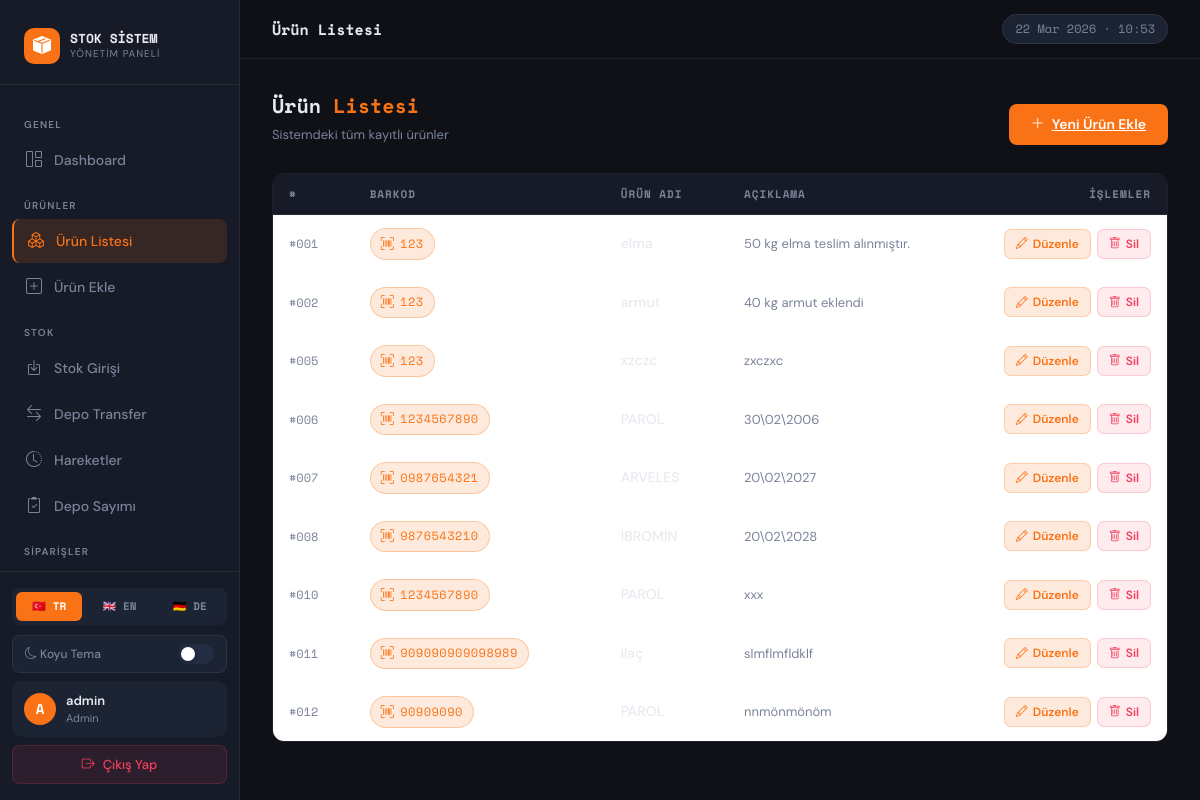
/urunler.php (signed in), run on the app's committed database.
### tables this page shows
CREATE TABLE `urunler` (
  `id` int(11) NOT NULL,
  `barkod` varchar(50) DEFAULT NULL,
  `urun_adi` varchar(100) DEFAULT NULL,
  `aciklama` text DEFAULT NULL
);

### lang.php (called while the page is built, shortened)
<?php
$lang = $_SESSION['lang'] ?? 'tr';
$T = $translations[$lang] ?? $translations['tr'];
$lang_labels = ['tr' => '🇹🇷 TR', 'en' => '🇬🇧 EN', 'de' => '🇩🇪 DE'];

### urunler.php (the view, shortened to what this page needs)
<?php
include "db.php";
include "header.php";
$sonuc = $baglanti->query("SELECT * FROM urunler ORDER BY id ASC");
?>
<div style="margin-bottom:28px;display:flex;align-items:flex-end;justify-content:space-between;flex-wrap:wrap;gap:12px">
  <div>
    <div class="page-heading"><?= $T['product_list'] ?> <span><?= $T['product_list_h'] ?></span></div>
    <div class="page-subheading"><?= $T['product_list_sub'] ?></div>
  </div>
  <a href="urun_ekle.php" class="btn-accent"><i class="bi bi-plus-lg"></i> <?= $T['btn_new_product'] ?></a>
</div>
<div class="table-wrapper">
  <table class="table">
    <thead>
      <tr>
        <th><?= $T['col_id'] ?></th>
        <th><?= $T['col_barcode'] ?></th>
        <th><?= $T['col_product'] ?></th>
        <th><?= $T['col_desc'] ?></th>
        <th style="text-align:right;width:130px"><?= $T['col_actions'] ?></th>
      </tr>
    </thead>
    <tbody>
      <?php while($row = $sonuc->fetch_assoc()): ?>
      <tr id="row-<?= $row['id'] ?>">
        <td><span style="font-family:'Space Mono',monospace;font-size:12px;color:var(--text-muted)">#<?= str_pad($row['id'],3,'0',STR_PAD_LEFT) ?></span></td>
        <td>
          <span class="view-mode-<?= $row['id'] ?>" style="display:inline-flex;align-items:center;gap:6px;font-family:'Space Mono',monospace;font-size:12px;background:var(--accent-dim);border:1px solid rgba(249,115,22,0.3);padding:5px 10px;border-radius:20px;color:var(--accent);letter-spacing:0.5px">
            <i class="bi bi-upc-scan" style="font-size:13px"></i><?= htmlspecialchars($row['barkod']) ?>
          </span>
        </td>
        <td>
          <span class="view-mode-<?= $row['id'] ?>" style="font-weight:500"><?= htmlspecialchars($row['urun_adi']) ?></span>
        </td>
        <td>
          <span class="view-mode-<?= $row['id'] ?>" style="color:var(--text-muted);font-size:13px"><?= htmlspecialchars($row['aciklama']) ?></span>
        </td>
        <td style="text-align:right">
          <div class="view-mode-<?= $row['id'] ?>" style="display:inline-flex;gap:6px">
            <button onclick="editMod(<?= $row['id'] ?>)"
                    style="display:inline-flex;align-items:center;gap:5px;padding:5px 11px;background:var(--accent-dim);color:var(--accent);border:1px solid rgba(249,115,22,0.25);border-radius:7px;font-size:12px;font-weight:600;cursor:pointer">
              <i class="bi bi-pencil"></i> <?= $T['btn_edit'] ?>
            </button>
            <button onclick="silOnayla(<?= $row['id'] ?>, '<?= htmlspecialchars(addslashes($row['urun_adi'])) ?>')"
                    style="display:inline-flex;align-items:center;gap:5px;padding:5px 11px;background:rgba(244,63,94,0.1);color:var(--danger);border:1px solid rgba(244,63,94,0.2);border-radius:7px;font-size:12px;font-weight:600;cursor:pointer">
              <i class="bi bi-trash"></i> <?= $T['btn_delete'] ?>
            </button>
          </div>
        </td>
      </tr>
      <?php endwhile; ?>
    </tbody>
  </table>
</div>
<?php include "footer.php"; ?>

### header.php (shortened to what this page needs)
<?php
include "lang.php";
$current_page = basename($_SERVER['PHP_SELF']);
?>
<!DOCTYPE html>
<html lang="<?= $lang ?>">
<head>
<link href="https://cdn.jsdelivr.net/npm/bootstrap@5.3.2/dist/css/bootstrap.min.css" rel="stylesheet">
<link rel="stylesheet" href="https://cdn.jsdelivr.net/npm/bootstrap-icons@1.11.2/font/bootstrap-icons.css">
</head>
<body id="main-body">
<div class="sidebar">
  <div class="sidebar-logo">
    <a href="index.php" class="brand">
      <div class="brand-icon"><i class="bi bi-box-seam-fill"></i></div>
      <div>
        <div class="brand-name">STOK SİSTEM</div>
        <div class="brand-sub"><?= $T['brand_sub'] ?></div>
      </div>
    </a>
  </div>
  <nav class="sidebar-nav">
    <div class="sidebar-section"><?= $T['nav_general'] ?></div>
    <a href="index.php" class="nav-item <?= $current_page=='index.php'?'active':'' ?>">
      <i class="bi bi-grid-1x2"></i> <?= $T['nav_dashboard'] ?>
    </a>
    <div class="sidebar-section"><?= $T['nav_products'] ?></div>
    <a href="urunler.php" class="nav-item <?= $current_page=='urunler.php'?'active':'' ?>">
      <i class="bi bi-boxes"></i> <?= $T['nav_list'] ?>
    </a>
    <a href="urun_ekle.php" class="nav-item <?= $current_page=='urun_ekle.php'?'active':'' ?>">
      <i class="bi bi-plus-square"></i> <?= $T['nav_add'] ?>
    </a>
    <div class="sidebar-section"><?= $T['nav_stock'] ?></div>
    <a href="stok_giris.php" class="nav-item <?= $current_page=='stok_giris.php'?'active':'' ?>">
      <i class="bi bi-box-arrow-in-down"></i> <?= $T['nav_entry'] ?>
    </a>
    <a href="transfer.php" class="nav-item <?= $current_page=='transfer.php'?'active':'' ?>">
      <i class="bi bi-arrow-left-right"></i> <?= $T['nav_transfer'] ?>
    </a>
    <a href="hareketler.php" class="nav-item <?= $current_page=='hareketler.php'?'active':'' ?>">
      <i class="bi bi-clock-history"></i> <?= $T['nav_movements'] ?>
    </a>
    <a href="sayim.php" class="nav-item <?= $current_page=='sayim.php'?'active':'' ?>">
      <i class="bi bi-clipboard2-check"></i> <?= $T['nav_count'] ?>
    </a>
    <div class="sidebar-section"><?= $T['nav_orders'] ?></div>
    <a href="siparisler.php" class="nav-item <?= in_array($current_page,['siparisler.php','siparis_detay.php'])?'active':'' ?>">
    </a>
  </nav>
  <div class="sidebar-footer">
    <div class="lang-switcher">
      <?php foreach($lang_labels as $code => $label): ?>
        <a href="?lang=<?= $code ?>" class="lang-btn <?= $lang==$code?'active':'' ?>"><?= $label ?></a>
      <?php endforeach; ?>
    </div>
    <div class="theme-toggle" onclick="toggleTheme()" id="theme-btn">
      <span id="theme-label"><i class="bi bi-sun"></i> <?= $T['theme_light'] ?></span>
      <div class="toggle-switch" id="theme-switch"></div>
    </div>
    <div class="user-card">
      <div class="user-avatar"><?= strtoupper(substr($_SESSION['username']??'U',0,1)) ?></div>
      <div>
        <div class="user-name"><?= htmlspecialchars($_SESSION['username']??'') ?></div>
        <div class="user-role"><?= ucfirst($_SESSION['role']??'personel') ?></div>
      </div>
    </div>
    <a href="logout.php" class="btn-logout">
      <i class="bi bi-box-arrow-right"></i> <?= $T['logout'] ?>
    </a>
  </div>
</div>
<div class="main-wrapper">
  <div class="top-bar">
    <div class="page-title"><?= $T['pages'][$current_page] ?? 'Stok Sistemi' ?></div>
    <div class="time-badge" id="clock"></div>
  </div>
  <div class="page-content">

### footer.php (shortened to what this page needs)
  </div>
</div>
</body>
</html>

### data on the page
urunler: id "001", barkod "123", urun_adi "elma", aciklama "50 kg elma teslim alınmıştır."
urunler: id "002", barkod "123", urun_adi "armut", aciklama "40 kg armut eklendi"
urunler: id "005", barkod "123", urun_adi "xzczc", aciklama "zxczxc"
urunler: id "006", barkod "1234567890", urun_adi "PAROL", aciklama "30\\02\\2006"
urunler: id "007", barkod "0987654321", urun_adi "ARVELES", aciklama "20\\02\\2027"
urunler: id "008", barkod "9876543210", urun_adi "İBROMİN", aciklama "20\\02\\2028"
urunler: id "010", barkod "1234567890", urun_adi "PAROL", aciklama "xxx"
urunler: id "011", barkod "909090909098989", urun_adi "ilaç", aciklama "slmflmfldklf"
urunler: id "012", barkod "90909090", urun_adi "PAROL", aciklama "nnmönmönöm"

### other printed values
$T['brand_sub'] "YÖNETIM PANELI"
$T['nav_general'] "GENEL"
$T['nav_dashboard'] "Dashboard"
$T['nav_products'] "ÜRÜNLER"
$T['nav_list'] "Ürün Listesi"
$T['nav_add'] "Ürün Ekle"
$T['nav_stock'] "STOK"
$T['nav_entry'] "Stok Girişi"
$T['nav_transfer'] "Depo Transfer"
$T['nav_movements'] "Hareketler"
$T['nav_count'] "Depo Sayımı"
$T['nav_orders'] "SIPARIŞLER"
$label "🇹🇷 TR"
$label "🇬🇧 EN"
$label "🇩🇪 DE"
